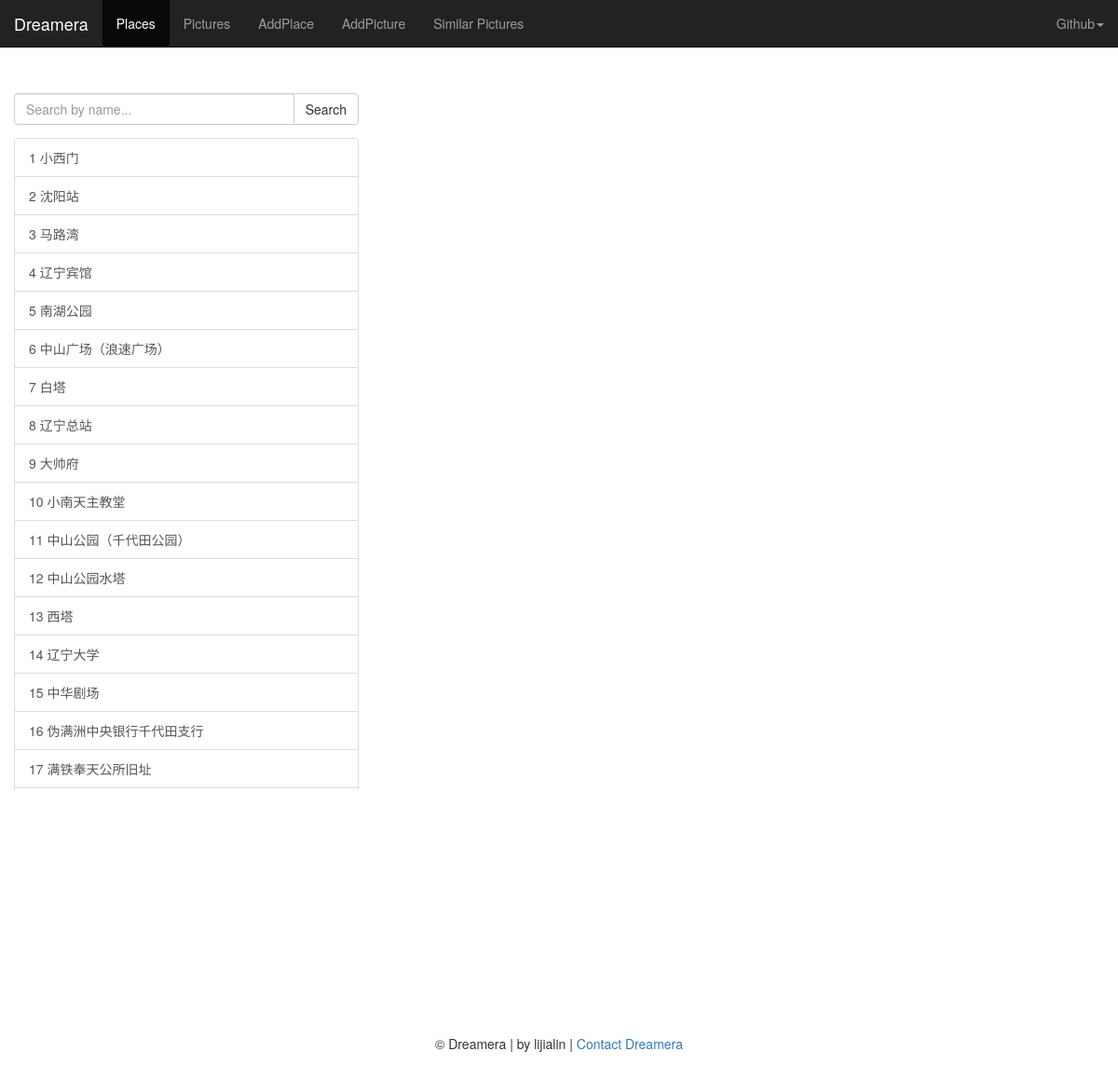
The page /place_list/ on the database its author committed.
### cross/models.py (models this page shows, shortened)
class Place(models.Model):
    name = models.CharField(max_length=100, db_index=True)
    longitude = models.FloatField()
    latitude = models.FloatField()
    altitude = models.FloatField(default=0.0)
    city = models.ForeignKey("City", blank=True, null=True)
    @property
    def cross_pictures(self):
        return self.crosspicture_set.all()

### cross/views.py (the view)
# urls.py: url(r'^place_list/$', cache_page(CACHE_TTL)(cross.views.place_list.as_view())),
class place_list(TemplateView):
    template_name = 'place_list.html'
    def get(self, request, *args, **kwargs):
        name = request.GET.get("name")
        if not name:
            place_list = models.Place.objects.all()
        else:
            place_list = models.Place.objects.filter(name__contains=name)
        context = {}
        context['place_list'] = place_list
        return self.render_to_response(context)

### cross/templates/place_list.html (shortened to what this page needs)
{% extends "base.html" %}
{% block content %}
    <div class="container-fluid content">
      {% include "nav_place_list.html" %}
      <div class="row">
        <div class="col-md-8 col-md-push-4">
          {% include "map.html" %}
        </div>
        <div class="col-md-4 col-md-pull-8">
          <form id="form" method="get" action="../place_list/">
            <div class="input-group">
              <input type="text" name="name" id="name" class="form-control" placeholder="Search by name...">
              <span class="input-group-btn">
                <button class="btn btn-default" type="button" onclick="search()">Search</button>
              </span>
            </div>
          </form>
          <div id="left_list">
            <div class="list-group">
            {% for place in place_list %}
             {% with picture=place.cross_pictures|first %}
         <a href="#" class="list-group-item" onclick="mapPanTo({{place.id}}, {{forloop.counter}},'{{place.name}}', '{{picture.picture}}');" >
              {{forloop.counter}}  {{place.name}}
              </a>
              {% endwith %}
            {% empty %}
            <center> <h3><small>数据为空</small></h3></center>
            {% endfor %}
          </div>
        </div>
      </div>
    </div>
</div>
{% endblock %}

### cross/templates/base.html (shortened to what this page needs)
<!DOCTYPE HTML PUBLIC "-//W3C//DTD HTML 4.01 Transitional//EN"
"http://www.w3.org/TR/html4/loose.dtd">
<html xmlns="http://www.w3.org/1999/xhtml">
  <head>
  <link  href="/static/bootstrap/css/bootstrap.min.css"  rel="stylesheet">
  </head>
  <body>
      {% block content %} (no content) {% endblock %}
      {% include "footer.html"%}
  </body>
</html>

### cross/templates/nav_place_list.html (shortened to what this page needs)
<nav class="navbar navbar-inverse navbar-fixed-top">
  <div class="container-fluid">
    <div class="navbar-header">
      <a class="navbar-brand" href="http://www.dreamera.net:8080/">Dreamera</a>
    </div>
    <div class="collapse navbar-collapse" id="bs-example-navbar-collapse-1">
      <ul class="nav navbar-nav">
        <li class="active"><a href="#">Places</a></li>
        <li><a href="http://www.dreamera.net:8080/picture_list">Pictures</a></li>
        <li><a href="http://www.dreamera.net:8080/add_place">AddPlace</a></li>
        <li><a href="http://www.dreamera.net:8080/add_picture">AddPicture</a></li>
        <li><a href="http://www.dreamera.net:8080/similar_pictures">Similar Pictures</a></li>
     </ul>
      <ul class="nav navbar-nav navbar-right">
        <li class="dropdown">
          <a href="#" class="dropdown-toggle" data-toggle="dropdown" role="button" aria-haspopup="true" aria-expanded="false">Github<span class="caret"></span>
          </a>
        </li>
      </ul>
    </div>
  </div>
</nav>

### cross/templates/map.html (shortened to what this page needs)
<div id="container"></div>

### cross/templates/footer.html
<footer class="footer" style="text-align:center;">
  <p>
      <span>&copy; Dreamera |</span>
      <span>by lijialin |</span>
      <a href="mailto:1040591521@qq.com" data-show-count="true" data-lang="en">
        Contact Dreamera
      </a>
  </p>
</footer>

### cross/templates/place_list.html (style rules this page uses)
#left_list { height: 100%; overflow-x: hidden; overflow-y: auto; }

### cross/templates/base.html (style rules this page uses)
body,html { height:100%; padding-top:50px; }

### cross/templates/map.html (style rules this page uses)
#container { width:100%; height:1000px; }

### rows shown on the page
Place: name "小西门"
Place: name "沈阳站"
Place: name "马路湾"
Place: name "辽宁宾馆"
Place: name "南湖公园"
Place: name "中山广场（浪速广场）"
Place: name "白塔"
Place: name "辽宁总站"
Place: name "大帅府"
Place: name "小南天主教堂"
Place: name "中山公园（千代田公园）"
Place: name "中山公园水塔"
Place: name "西塔"
Place: name "辽宁大学"
Place: name "中华剧场"
Place: name "伪满洲中央银行千代田支行"
Place: name "满铁奉天公所旧址"
